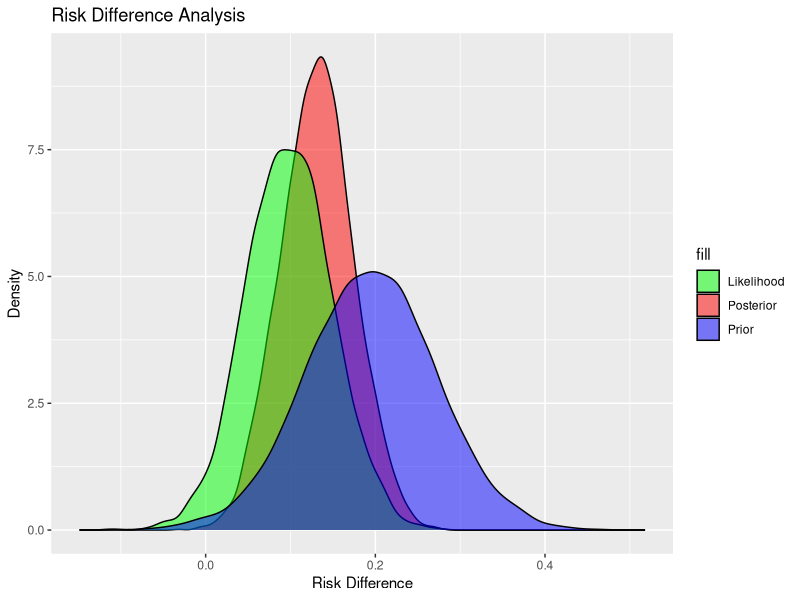
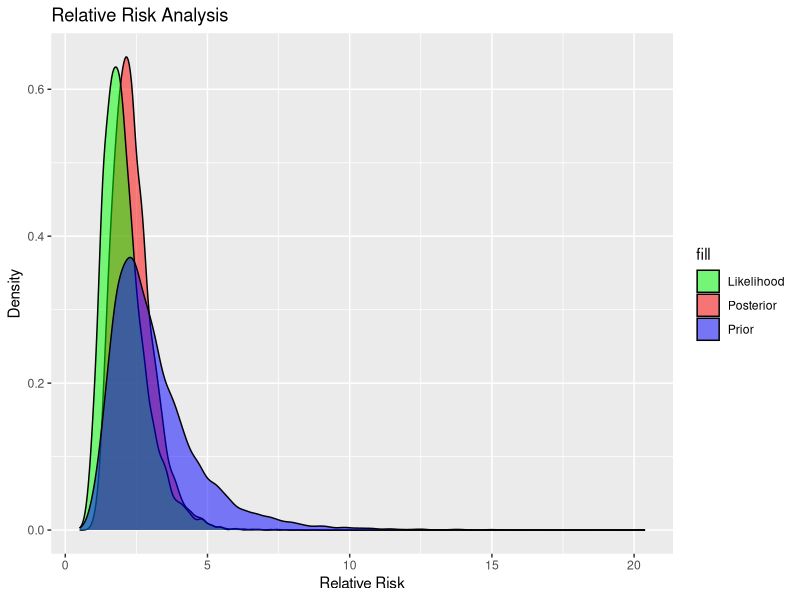
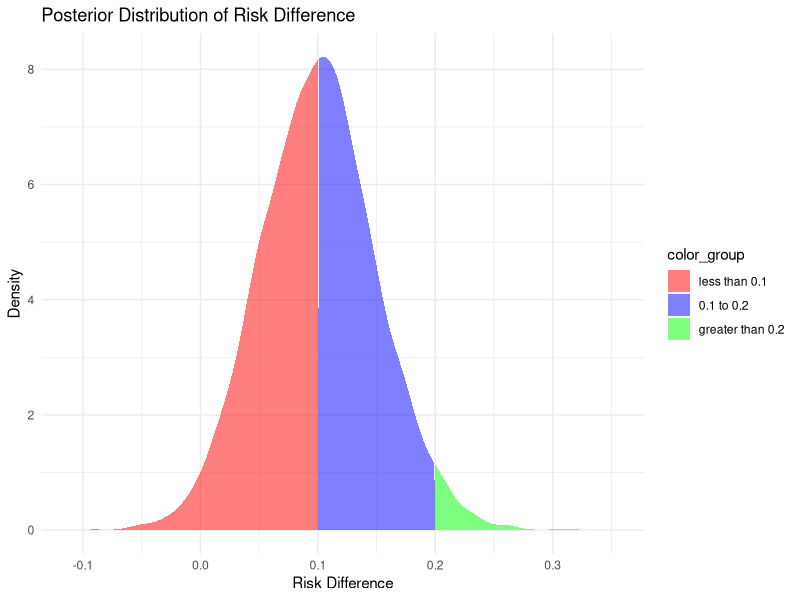
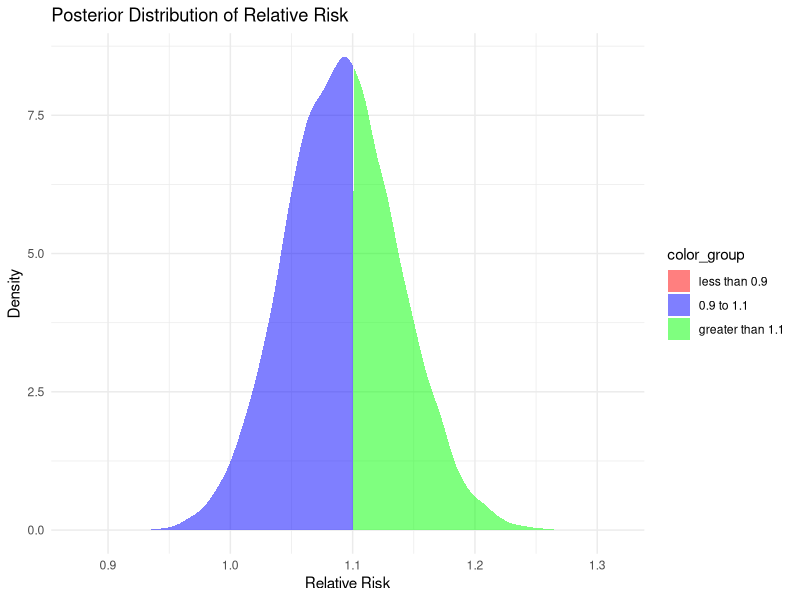
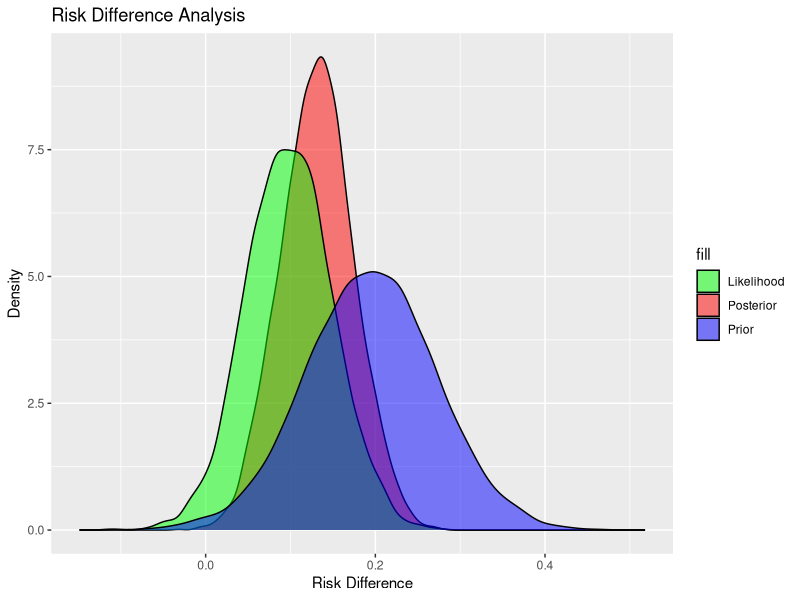
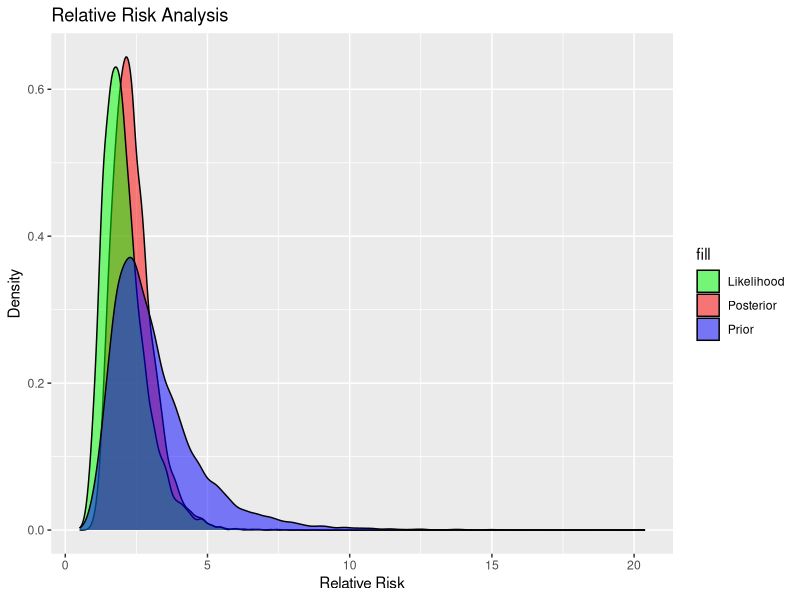

Write the R code that produced these figures, in order.
# binomial congugate analysis function
library(ggplot2)
library(gridExtra)

# Bayesian analysis function with detailed outputs and plots
bayesian_analysis <- function(n1, e1, n2, e2, prior_n1, prior_e1, prior_n2, prior_e2, output_dir = getwd()) {
  # Set directory and check if it exists, create if not
  if (!dir.exists(output_dir)) {
    dir.create(output_dir, recursive = TRUE)
  }
  
  # Prior parameters
  alpha1 <- prior_e1 + 1
  beta1 <- prior_n1 - prior_e1 + 1
  alpha2 <- prior_e2 + 1
  beta2 <- prior_n2 - prior_e2 + 1
  
  # Update priors with new data
  post_alpha1 <- alpha1 + e1
  post_beta1 <- beta1 + n1 - e1
  post_alpha2 <- alpha2 + e2
  post_beta2 <- beta2 + n2 - e2
  
  # Generate posterior samples
  post_p1 <- rbeta(10000, post_alpha1, post_beta1)
  post_p2 <- rbeta(10000, post_alpha2, post_beta2)
  
  # Compute differences and ratios
  diff_posterior <- post_p1 - post_p2
  rr_posterior <- post_p1 / post_p2
  
  # Calculate credible intervals and summaries
  rd_ci <- quantile(diff_posterior, probs = c(0.025, 0.975))
  rr_ci <- quantile(rr_posterior, probs = c(0.025, 0.975))
  
  # Print and save formatted results
  rd_result <- sprintf("Risk Difference: %.2f [95%% CrI: %.2f, %.2f]", mean(diff_posterior), rd_ci[1], rd_ci[2])
  rr_result <- sprintf("Relative Risk: %.2f [95%% CrI: %.2f, %.2f]", mean(rr_posterior), rr_ci[1], rr_ci[2])
  cat(rd_result, "\n")
  cat(rr_result, "\n")
  
  writeLines(c(rd_result, rr_result), file.path(output_dir, "Bayesian_Analysis_Results.txt"))
  
  # Create and save plots
  diff_plot <- ggplot() +
    geom_density(data = data.frame(diff = post_p1 - post_p2), aes(x = diff, fill = "Posterior"), alpha = 0.5) +
    geom_density(data = data.frame(diff = rbeta(10000, e1 + 1, n1 - e1 + 1) - rbeta(10000, e2 + 1, n2 - e2 + 1)), 
                 aes(x = diff, fill = "Likelihood"), alpha = 0.5) +
    geom_density(data = data.frame(diff = rbeta(10000, alpha1, beta1) - rbeta(10000, alpha2, beta2)), 
                 aes(x = diff, fill = "Prior"), alpha = 0.5) +
    scale_fill_manual(values = c("Posterior" = "red", "Likelihood" = "green", "Prior" = "blue")) +
    labs(title = "Risk Difference Analysis", x = "Risk Difference", y = "Density")
  
  rr_plot <- ggplot() +
    geom_density(data = data.frame(rr = post_p1 / post_p2), aes(x = rr, fill = "Posterior"), alpha = 0.5) +
    geom_density(data = data.frame(rr = rbeta(10000, e1 + 1, n1 - e1 + 1) / rbeta(10000, e2 + 1, n2 - e2 + 1)), 
                 aes(x = rr, fill = "Likelihood"), alpha = 0.5) +
    geom_density(data = data.frame(rr = rbeta(10000, alpha1, beta1) / rbeta(10000, alpha2, beta2)), 
                 aes(x = rr, fill = "Prior"), alpha = 0.5) +
    scale_fill_manual(values = c("Posterior" = "red", "Likelihood" = "green", "Prior" = "blue")) +
    labs(title = "Relative Risk Analysis", x = "Relative Risk", y = "Density")
  
  ggsave(filename = "RD_Plot.png", plot = diff_plot, path = output_dir)
  ggsave(filename = "RR_Plot.png", plot = rr_plot, path = output_dir)
  
  # Return plots for interactive use
  list(
    RD_Plot = diff_plot,
    RR_Plot = rr_plot
  )
}

# Example usage:
results <- bayesian_analysis(n1 = 100, e1 = 20, n2 = 100, e2 = 10, 
                             prior_n1 = 50, prior_e1 = 15, prior_n2 = 50, prior_e2 = 5, 
                             output_dir = "your/output/path")
print(results$RD_Plot)
print(results$RR_Plot)

##############

# Assuming the bayesian_analysis function is as previously confirmed
# We need to ensure it returns the necessary RD posterior data for further processing
library(ggplot2)

# Function to plot the posterior RD with specified AUC coloring as a single continuous PDF
plot_posterior_rd_colored <- function(post_rd) {
  # Ensure the RD data is numeric
  post_rd <- as.numeric(post_rd)
  
  # Calculate the density
  dens <- density(post_rd)
  # Convert density object to a data frame
  density_data <- data.frame(x = dens$x, y = dens$y)
  
  # Add a color group based on the x value (risk difference)
  density_data$color_group <- cut(density_data$x, breaks = c(-Inf, 0.1, 0.2, Inf),
                                  labels = c("less than 0.1", "0.1 to 0.2", "greater than 0.2"))
  
  # Create the RD plot with conditional coloring as a single continuous PDF
  rd_plot <- ggplot(density_data, aes(x = x, y = y, fill = color_group)) +
    geom_area(alpha = 0.5) +
    scale_fill_manual(values = c("less than 0.1" = "red", 
                                 "0.1 to 0.2" = "blue", 
                                 "greater than 0.2" = "green")) +
    labs(title = "Posterior Distribution of Risk Difference",
         x = "Risk Difference", y = "Density") +
    theme_minimal()
  
  # Display the plot
  print(rd_plot)
}

# Example usage:
# Assuming 'posterior_rd' contains numeric RD data from your analysis
posterior_rd <- rbeta(10000, 20, 80) - rbeta(10000, 10, 90)  # Hypothetical data generation for illustration
plot_posterior_rd_colored(posterior_rd)

#######
library(ggplot2)

# Function to plot the posterior RR with specified AUC coloring as a single continuous PDF
plot_posterior_rr_colored <- function(post_rr) {
  # Ensure the RR data is numeric
  post_rr <- as.numeric(post_rr)
  
  # Calculate the density
  dens <- density(post_rr)
  # Convert density object to a data frame
  density_data <- data.frame(x = dens$x, y = dens$y)
  
  # Add a color group based on the x value (relative risk)
  density_data$color_group <- cut(density_data$x, breaks = c(-Inf, 0.9, 1.1, Inf),
                                  labels = c("less than 0.9", "0.9 to 1.1", "greater than 1.1"))
  
  # Create the RR plot with conditional coloring as a single continuous PDF
  rr_plot <- ggplot(density_data, aes(x = x, y = y, fill = color_group)) +
    geom_area(alpha = 0.5) +
    scale_fill_manual(values = c("less than 0.9" = "red", 
                                 "0.9 to 1.1" = "blue", 
                                 "greater than 1.1" = "green")) +
    labs(title = "Posterior Distribution of Relative Risk",
         x = "Relative Risk", y = "Density") +
    theme_minimal()
  
  # Display the plot
  print(rr_plot)
}

# Example usage:
# Assuming 'posterior_rr' contains numeric RR data from your analysis
posterior_rr <- (rbeta(10000, 20, 80) + 1) / (rbeta(10000, 10, 90) + 1)  # Hypothetical data generation for illustration
plot_posterior_rr_colored(posterior_rr)
